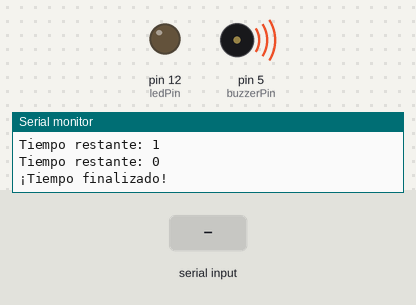
The sketch below on a simulated Arduino Uno, built with avr-gcc and run on an emulated ATmega328P. On the bench: output pins drawn as LEDs (lit = HIGH), buzzer (waves = sounding), the last lines printed to the serial monitor. Dashed ring = blinking. Inputs (shaded band) come from the test bench.

Above: at 10.1 s.
At 12.8 s:
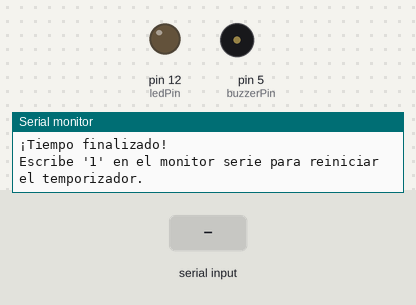
12.9 s: "1\n" received over Serial
At 13.3 s:
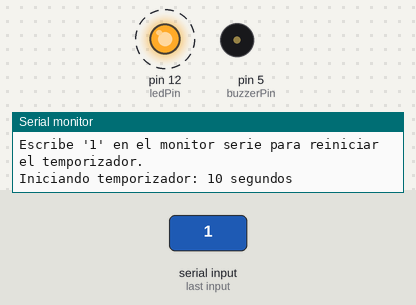
Timing chart, 0 to 21.9 s (numbered marks = the images above; inputs shaded):
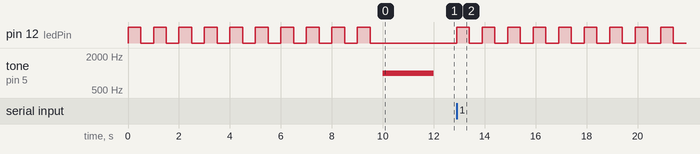

Measured:
- after the input at 12.9 s, pin 12 (ledPin): alternates HIGH for 0.50 s and LOW for 0.50 s, starting at once
- by itself, pin 12 (ledPin): alternates HIGH for 0.50 s and LOW for 0.50 s, 20 changes in all, then stays LOW

The sketch:

TemporizadorWhile.ino
```cpp
int ledPin = 12;      // Pin del LED
int buzzerPin = 5;    // Pin del buzzer
int tiempo = 10;      // Tiempo en segundos para el temporizador

void setup() {
  pinMode(ledPin, OUTPUT);    // Configurar el LED como salida
  pinMode(buzzerPin, OUTPUT); // Configurar el buzzer como salida
  Serial.begin(9600);         // Iniciar comunicación serial
}

void loop() {
  // Mostrar el tiempo inicial en el monitor serie
  Serial.print("Iniciando temporizador: ");
  Serial.print(tiempo);
  Serial.println(" segundos");

  while (tiempo > 0) {
    digitalWrite(ledPin, HIGH);
    delay(500);
    digitalWrite(ledPin, LOW);
    delay(500);

    tiempo--;

    Serial.print("Tiempo restante: ");
    Serial.println(tiempo);
  }

  // Cuando el temporizador llega a cero, activar el buzzer
  Serial.println("¡Tiempo finalizado!");
  tone(buzzerPin, 1000); // Encender el buzzer con una frecuencia de 1000 Hz
  delay(2000);           // Mantener el buzzer encendido por 2 segundos
  noTone(buzzerPin);     // Apagar el buzzer

  // Esperar a que el usuario escriba "1" en el monitor serie para reiniciar
  Serial.println("Escribe '1' en el monitor serie para reiniciar el temporizador.");

  while (true) {
    // Verificar si hay datos disponibles en el monitor serie
    if (Serial.available() > 0) {
      int input = Serial.parseInt(); // Leer el número ingresado
      if (input == 1) {
        // Reiniciar el temporizador
        tiempo = 10;
        break; // Salir del bucle infinito para reiniciar el temporizador
      }
    }
  }
}
```
